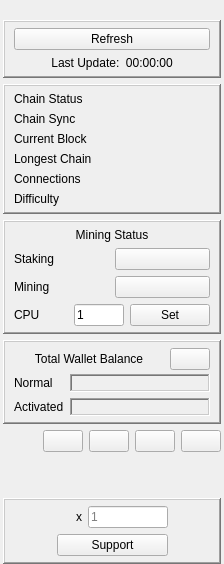
         <widget class="QFrame" name="side_panel_frame">
          <property name="sizePolicy">
           <sizepolicy hsizetype="Maximum" vsizetype="Preferred">
            <horstretch>0</horstretch>
            <verstretch>0</verstretch>
           </sizepolicy>
          </property>
          <property name="maximumSize">
           <size>
            <width>16777215</width>
            <height>16777215</height>
           </size>
          </property>
          <property name="lineWidth">
           <number>0</number>
          </property>
          <layout class="QGridLayout" name="chainsummary_Layout">
           <property name="leftMargin">
            <number>3</number>
           </property>
           <property name="topMargin">
            <number>0</number>
           </property>
           <property name="rightMargin">
            <number>3</number>
           </property>
           <property name="bottomMargin">
            <number>0</number>
           </property>
           <item row="3" column="0">
            <widget class="QFrame" name="miningstatus_frame">
             <property name="maximumSize">
              <size>
               <width>16777215</width>
               <height>16777215</height>
              </size>
             </property>
             <property name="frameShape">
              <enum>QFrame::WinPanel</enum>
             </property>
             <property name="frameShadow">
              <enum>QFrame::Raised</enum>
             </property>
             <layout class="QGridLayout" name="gridLayout_17">
              <property name="topMargin">
               <number>6</number>
              </property>
              <property name="bottomMargin">
               <number>6</number>
              </property>
              <item row="3" column="1">
               <widget class="QPushButton" name="mining_button">
                <property name="text">
                 <string/>
                </property>
               </widget>
              </item>
              <item row="1" column="1">
               <widget class="QPushButton" name="staking_button">
                <property name="text">
                 <string/>
                </property>
               </widget>
              </item>
              <item row="1" column="0">
               <widget class="QLabel" name="staking_label">
                <property name="text">
                 <string>Staking</string>
                </property>
               </widget>
              </item>
              <item row="3" column="0">
               <widget class="QLabel" name="mining_label">
                <property name="text">
                 <string>Mining</string>
                </property>
               </widget>
              </item>
              <item row="4" column="0" colspan="2">
               <layout class="QHBoxLayout" name="cpu_core_Layout">
                <item>
                 <widget class="QLabel" name="cpu_label">
                  <property name="text">
                   <string>CPU</string>
                  </property>
                 </widget>
                </item>
                <item>
                 <widget class="QLineEdit" name="cpu_core_lineEdit">
                  <property name="maximumSize">
                   <size>
                    <width>50</width>
                    <height>16777215</height>
                   </size>
                  </property>
                  <property name="text">
                   <string>1</string>
                  </property>
                 </widget>
                </item>
                <item>
                 <widget class="QPushButton" name="cpu_core_set_button">
                  <property name="text">
                   <string>Set</string>
                  </property>
                 </widget>
                </item>
               </layout>
              </item>
              <item row="0" column="0" colspan="2">
               <widget class="QLabel" name="miningstatus_label">
                <property name="text">
                 <string>Mining Status</string>
                </property>
                <property name="alignment">
                 <set>Qt::AlignCenter</set>
                </property>
               </widget>
              </item>
             </layout>
            </widget>
           </item>
           <item row="2" column="0">
            <widget class="QFrame" name="chainstatus_frame">
             <property name="maximumSize">
              <size>
               <width>16777215</width>
               <height>16777215</height>
              </size>
             </property>
             <property name="frameShape">
              <enum>QFrame::WinPanel</enum>
             </property>
             <property name="frameShadow">
              <enum>QFrame::Raised</enum>
             </property>
             <layout class="QGridLayout" name="gridLayout_11">
              <property name="topMargin">
               <number>6</number>
              </property>
              <property name="bottomMargin">
               <number>6</number>
              </property>
              <item row="6" column="1" colspan="2">
               <widget class="QLabel" name="currentblock_value_label">
                <property name="frameShape">
                 <enum>QFrame::NoFrame</enum>
                </property>
                <property name="frameShadow">
                 <enum>QFrame::Plain</enum>
                </property>
                <property name="text">
                 <string/>
                </property>
                <property name="textInteractionFlags">
                 <set>Qt::LinksAccessibleByMouse|Qt::TextSelectableByMouse</set>
                </property>
               </widget>
              </item>
              <item row="7" column="0">
               <widget class="QLabel" name="longestchain_label">
                <property name="text">
                 <string>Longest Chain</string>
                </property>
               </widget>
              </item>
              <item row="8" column="0">
               <widget class="QLabel" name="connections_label">
                <property name="text">
                 <string>Connections</string>
                </property>
               </widget>
              </item>
              <item row="0" column="1" colspan="2">
               <widget class="QLabel" name="chainstatus_label_value">
                <property name="text">
                 <string/>
                </property>
                <property name="alignment">
                 <set>Qt::AlignCenter</set>
                </property>
               </widget>
              </item>
              <item row="0" column="0">
               <widget class="QLabel" name="chainstatus_label">
                <property name="text">
                 <string>Chain Status</string>
                </property>
               </widget>
              </item>
              <item row="7" column="1" colspan="2">
               <widget class="QLabel" name="longestchain_value_label">
                <property name="frameShape">
                 <enum>QFrame::NoFrame</enum>
                </property>
                <property name="frameShadow">
                 <enum>QFrame::Sunken</enum>
                </property>
                <property name="text">
                 <string/>
                </property>
                <property name="textInteractionFlags">
                 <set>Qt::LinksAccessibleByMouse|Qt::TextSelectableByMouse</set>
                </property>
               </widget>
              </item>
              <item row="1" column="0" rowspan="4">
               <widget class="QLabel" name="chainsync_label">
                <property name="text">
                 <string>Chain Sync</string>
                </property>
               </widget>
              </item>
              <item row="6" column="0">
               <widget class="QLabel" name="currentblock_label">
                <property name="text">
                 <string>Current Block</string>
                </property>
               </widget>
              </item>
              <item row="1" column="1" rowspan="4" colspan="2">
               <widget class="QLabel" name="chainsync_label_value">
                <property name="text">
                 <string/>
                </property>
                <property name="alignment">
                 <set>Qt::AlignCenter</set>
                </property>
               </widget>
              </item>
              <item row="8" column="2">
               <widget class="QLabel" name="connections_warning_label">
                <property name="text">
                 <string/>
                </property>
                <property name="alignment">
                 <set>Qt::AlignLeading|Qt::AlignLeft|Qt::AlignVCenter</set>
                </property>
               </widget>
              </item>
              <item row="8" column="1">
               <widget class="QLabel" name="connections_value_label">
                <property name="frameShape">
                 <enum>QFrame::NoFrame</enum>
                </property>
                <property name="frameShadow">
                 <enum>QFrame::Sunken</enum>
                </property>
                <property name="text">
                 <string/>
                </property>
                <property name="alignment">
                 <set>Qt::AlignLeading|Qt::AlignLeft|Qt::AlignVCenter</set>
                </property>
                <property name="textInteractionFlags">
                 <set>Qt::LinksAccessibleByMouse|Qt::TextSelectableByMouse</set>
                </property>
               </widget>
              </item>
              <item row="9" column="0">
               <widget class="QLabel" name="difficulty_label">
                <property name="text">
                 <string>Difficulty</string>
                </property>
               </widget>
              </item>
              <item row="9" column="1" colspan="2">
               <widget class="QLabel" name="difficulty_value_label">
                <property name="minimumSize">
                 <size>
                  <width>0</width>
                  <height>0</height>
                 </size>
                </property>
                <property name="frameShape">
                 <enum>QFrame::NoFrame</enum>
                </property>
                <property name="frameShadow">
                 <enum>QFrame::Plain</enum>
                </property>
                <property name="text">
                 <string/>
                </property>
                <property name="textInteractionFlags">
                 <set>Qt::LinksAccessibleByMouse|Qt::TextSelectableByMouse</set>
                </property>
               </widget>
              </item>
             </layout>
            </widget>
           </item>
           <item row="5" column="0">
            <widget class="QFrame" name="address_pubkey_frame">
             <property name="maximumSize">
              <size>
               <width>16777215</width>
               <height>16777215</height>
              </size>
             </property>
             <property name="frameShape">
              <enum>QFrame::NoFrame</enum>
             </property>
             <property name="frameShadow">
              <enum>QFrame::Plain</enum>
             </property>
             <layout class="QGridLayout" name="gridLayout_2">
              <property name="leftMargin">
               <number>0</number>
              </property>
              <property name="topMargin">
               <number>0</number>
              </property>
              <property name="rightMargin">
               <number>0</number>
              </property>
              <property name="bottomMargin">
               <number>0</number>
              </property>
              <property name="spacing">
               <number>6</number>
              </property>
              <item row="0" column="1">
               <widget class="QPushButton" name="copyaddress_button">
                <property name="sizePolicy">
                 <sizepolicy hsizetype="Maximum" vsizetype="Fixed">
                  <horstretch>0</horstretch>
                  <verstretch>0</verstretch>
                 </sizepolicy>
                </property>
                <property name="minimumSize">
                 <size>
                  <width>0</width>
                  <height>0</height>
                 </size>
                </property>
                <property name="text">
                 <string/>
                </property>
               </widget>
              </item>
              <item row="0" column="4">
               <widget class="QPushButton" name="fontsize_minus_button">
                <property name="sizePolicy">
                 <sizepolicy hsizetype="Maximum" vsizetype="Fixed">
                  <horstretch>0</horstretch>
                  <verstretch>0</verstretch>
                 </sizepolicy>
                </property>
                <property name="text">
                 <string/>
                </property>
               </widget>
              </item>
              <item row="0" column="0">
               <spacer name="horizontalSpacer_43">
                <property name="orientation">
                 <enum>Qt::Horizontal</enum>
                </property>
                <property name="sizeHint" stdset="0">
                 <size>
                  <width>40</width>
                  <height>20</height>
                 </size>
                </property>
               </spacer>
              </item>
              <item row="0" column="3">
               <widget class="QPushButton" name="fontsize_plus_button">
                <property name="sizePolicy">
                 <sizepolicy hsizetype="Maximum" vsizetype="Fixed">
                  <horstretch>0</horstretch>
                  <verstretch>0</verstretch>
                 </sizepolicy>
                </property>
                <property name="text">
                 <string/>
                </property>
               </widget>
              </item>
              <item row="0" column="2">
               <widget class="QPushButton" name="copypubkey_button">
                <property name="sizePolicy">
                 <sizepolicy hsizetype="Maximum" vsizetype="Fixed">
                  <horstretch>0</horstretch>
                  <verstretch>0</verstretch>
                 </sizepolicy>
                </property>
                <property name="minimumSize">
                 <size>
                  <width>0</width>
                  <height>0</height>
                 </size>
                </property>
                <property name="text">
                 <string/>
                </property>
               </widget>
              </item>
             </layout>
            </widget>
           </item>
           <item row="1" column="0">
            <widget class="QFrame" name="reflesh_frame">
             <property name="sizePolicy">
              <sizepolicy hsizetype="Preferred" vsizetype="Preferred">
               <horstretch>0</horstretch>
               <verstretch>0</verstretch>
              </sizepolicy>
             </property>
             <property name="maximumSize">
              <size>
               <width>16777215</width>
               <height>16777215</height>
              </size>
             </property>
             <property name="frameShape">
              <enum>QFrame::WinPanel</enum>
             </property>
             <property name="frameShadow">
              <enum>QFrame::Raised</enum>
             </property>
             <layout class="QGridLayout" name="gridLayout_16">
              <property name="topMargin">
               <number>6</number>
              </property>
              <property name="bottomMargin">
               <number>6</number>
              </property>
              <item row="0" column="0" colspan="2">
               <widget class="QPushButton" name="getinfo_refresh_button">
                <property name="minimumSize">
                 <size>
                  <width>0</width>
                  <height>0</height>
                 </size>
                </property>
                <property name="text">
                 <string>Refresh</string>
                </property>
               </widget>
              </item>
              <item row="1" column="0" colspan="2">
               <widget class="QLabel" name="last_update_label">
                <property name="text">
                 <string>Last Update:  00:00:00</string>
                </property>
                <property name="alignment">
                 <set>Qt::AlignCenter</set>
                </property>
               </widget>
              </item>
             </layout>
            </widget>
           </item>
           <item row="6" column="0">
            <spacer name="verticalSpacer_28">
             <property name="orientation">
              <enum>Qt::Vertical</enum>
             </property>
             <property name="sizeHint" stdset="0">
              <size>
               <width>20</width>
               <height>40</height>
              </size>
             </property>
            </spacer>
           </item>
           <item row="7" column="0">
            <widget class="QFrame" name="supportus_frame">
             <property name="sizePolicy">
              <sizepolicy hsizetype="Preferred" vsizetype="Minimum">
               <horstretch>0</horstretch>
               <verstretch>0</verstretch>
              </sizepolicy>
             </property>
             <property name="maximumSize">
              <size>
               <width>16777215</width>
               <height>16777215</height>
              </size>
             </property>
             <property name="frameShape">
              <enum>QFrame::WinPanel</enum>
             </property>
             <property name="frameShadow">
              <enum>QFrame::Raised</enum>
             </property>
             <layout class="QGridLayout" name="gridLayout_24">
              <property name="topMargin">
               <number>6</number>
              </property>
              <property name="bottomMargin">
               <number>6</number>
              </property>
              <item row="1" column="1" colspan="4">
               <widget class="QPushButton" name="support_pushButton">
                <property name="text">
                 <string>Support</string>
                </property>
               </widget>
              </item>
              <item row="0" column="3">
               <widget class="QLabel" name="multiply_label">
                <property name="sizePolicy">
                 <sizepolicy hsizetype="Fixed" vsizetype="Preferred">
                  <horstretch>0</horstretch>
                  <verstretch>0</verstretch>
                 </sizepolicy>
                </property>
                <property name="text">
                 <string>x</string>
                </property>
               </widget>
              </item>
              <item row="0" column="4">
               <widget class="QLineEdit" name="cup_lineEdit">
                <property name="maximumSize">
                 <size>
                  <width>80</width>
                  <height>16777215</height>
                 </size>
                </property>
                <property name="placeholderText">
                 <string>1</string>
                </property>
               </widget>
              </item>
              <item row="0" column="0" rowspan="2">
               <spacer name="horizontalSpacer_56">
                <property name="orientation">
                 <enum>Qt::Horizontal</enum>
                </property>
                <property name="sizeHint" stdset="0">
                 <size>
                  <width>40</width>
                  <height>20</height>
                 </size>
                </property>
               </spacer>
              </item>
              <item row="0" column="5" rowspan="2">
               <spacer name="horizontalSpacer_57">
                <property name="orientation">
                 <enum>Qt::Horizontal</enum>
                </property>
                <property name="sizeHint" stdset="0">
                 <size>
                  <width>40</width>
                  <height>20</height>
                 </size>
                </property>
               </spacer>
              </item>
              <item row="0" column="2">
               <widget class="QLabel" name="coffee_icon_label">
                <property name="text">
                 <string/>
                </property>
                <property name="pixmap">
                 <pixmap resource="../resources.qrc">:/images/Coffee-icon.png</pixmap>
                </property>
                <property name="alignment">
                 <set>Qt::AlignCenter</set>
                </property>
               </widget>
              </item>
             </layout>
            </widget>
           </item>
           <item row="0" column="0">
            <widget class="QLabel" name="host_name_label">
             <property name="text">
              <string/>
             </property>
             <property name="alignment">
              <set>Qt::AlignCenter</set>
             </property>
            </widget>
           </item>
           <item row="4" column="0">
            <widget class="QFrame" name="walletsummary_frame">
             <property name="maximumSize">
              <size>
               <width>16777215</width>
               <height>16777215</height>
              </size>
             </property>
             <property name="frameShape">
              <enum>QFrame::WinPanel</enum>
             </property>
             <property name="frameShadow">
              <enum>QFrame::Raised</enum>
             </property>
             <layout class="QFormLayout" name="formLayout_3">
              <property name="verticalSpacing">
               <number>4</number>
              </property>
              <property name="topMargin">
               <number>6</number>
              </property>
              <property name="bottomMargin">
               <number>6</number>
              </property>
              <item row="0" column="0" colspan="2">
               <layout class="QHBoxLayout" name="horizontalLayout_12">
                <property name="spacing">
                 <number>6</number>
                </property>
                <property name="bottomMargin">
                 <number>0</number>
                </property>
                <item>
                 <widget class="QLabel" name="walletsummary_label">
                  <property name="text">
                   <string>Total Wallet Balance</string>
                  </property>
                  <property name="alignment">
                   <set>Qt::AlignCenter</set>
                  </property>
                 </widget>
                </item>
                <item>
                 <widget class="QPushButton" name="walletsummary_hide_button">
                  <property name="sizePolicy">
                   <sizepolicy hsizetype="Maximum" vsizetype="Fixed">
                    <horstretch>0</horstretch>
                    <verstretch>0</verstretch>
                   </sizepolicy>
                  </property>
                  <property name="text">
                   <string/>
                  </property>
                 </widget>
                </item>
               </layout>
              </item>
              <item row="2" column="0" colspan="2">
               <widget class="QFrame" name="walletsummary_amount_frame">
                <layout class="QFormLayout" name="_2">
                 <property name="leftMargin">
                  <number>0</number>
                 </property>
                 <property name="topMargin">
                  <number>0</number>
                 </property>
                 <property name="rightMargin">
                  <number>0</number>
                 </property>
                 <property name="bottomMargin">
                  <number>0</number>
                 </property>
                 <item row="0" column="1">
                  <widget class="QLabel" name="totalnormal_value_label">
                   <property name="frameShape">
                    <enum>QFrame::WinPanel</enum>
                   </property>
                   <property name="frameShadow">
                    <enum>QFrame::Sunken</enum>
                   </property>
                   <property name="text">
                    <string/>
                   </property>
                   <property name="textInteractionFlags">
                    <set>Qt::LinksAccessibleByMouse|Qt::TextSelectableByMouse</set>
                   </property>
                  </widget>
                 </item>
                 <item row="0" column="0">
                  <widget class="QLabel" name="totalnormal_label">
                   <property name="text">
                    <string>Normal</string>
                   </property>
                  </widget>
                 </item>
                 <item row="1" column="0">
                  <widget class="QLabel" name="totalactivated_label">
                   <property name="text">
                    <string>Activated</string>
                   </property>
                  </widget>
                 </item>
                 <item row="1" column="1">
                  <widget class="QLabel" name="totalactivated_value_label">
                   <property name="frameShape">
                    <enum>QFrame::WinPanel</enum>
                   </property>
                   <property name="frameShadow">
                    <enum>QFrame::Sunken</enum>
                   </property>
                   <property name="text">
                    <string/>
                   </property>
                   <property name="textInteractionFlags">
                    <set>Qt::LinksAccessibleByMouse|Qt::TextSelectableByMouse</set>
                   </property>
                  </widget>
                 </item>
                </layout>
               </widget>
              </item>
             </layout>
            </widget>
           </item>
          </layout>
         </widget>
